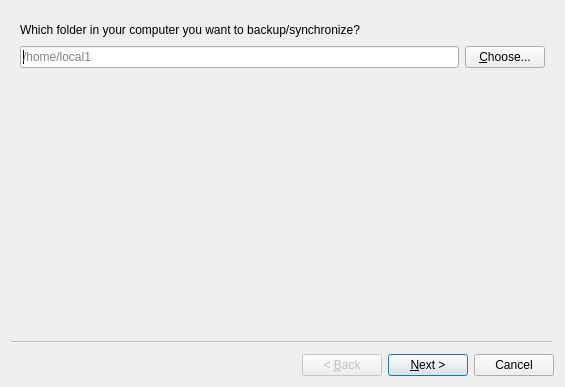
<?xml version="1.0" encoding="UTF-8"?>
<ui version="4.0">
 <class>FolderWizard</class>
 <widget class="QWizard" name="FolderWizard">
  <property name="geometry">
   <rect>
    <x>0</x>
    <y>0</y>
    <width>565</width>
    <height>387</height>
   </rect>
  </property>
  <property name="windowTitle">
   <string>Folder Setup</string>
  </property>
  <widget class="QWizardPage" name="localFolderPage">
   <layout class="QVBoxLayout" name="verticalLayout">
    <item>
     <layout class="QHBoxLayout" name="horizontalLayout">
      <item>
       <widget class="QLabel" name="label">
        <property name="text">
         <string>Which folder in your computer you want to backup/synchronize?</string>
        </property>
       </widget>
      </item>
      <item>
       <spacer name="horizontalSpacer">
        <property name="orientation">
         <enum>Qt::Horizontal</enum>
        </property>
        <property name="sizeHint" stdset="0">
         <size>
          <width>40</width>
          <height>20</height>
         </size>
        </property>
       </spacer>
      </item>
     </layout>
    </item>
    <item>
     <layout class="QHBoxLayout" name="horizontalLayout_2">
      <item>
       <widget class="QLineEdit" name="localFolderLineEdit">
        <property name="placeholderText">
         <string>/home/local1</string>
        </property>
       </widget>
      </item>
      <item>
       <widget class="QPushButton" name="localFolderChooseBtn">
        <property name="text">
         <string>&amp;Choose...</string>
        </property>
       </widget>
      </item>
     </layout>
    </item>
   </layout>
  </widget>
  <widget class="QWizardPage" name="remoteFolderPage">
   <layout class="QVBoxLayout" name="verticalLayout_2">
    <item>
     <layout class="QHBoxLayout" name="horizontalLayout_3">
      <item>
       <widget class="QLabel" name="label_2">
        <property name="text">
         <string>Sync with:</string>
        </property>
       </widget>
      </item>
      <item>
       <spacer name="horizontalSpacer_2">
        <property name="orientation">
         <enum>Qt::Horizontal</enum>
        </property>
        <property name="sizeHint" stdset="0">
         <size>
          <width>40</width>
          <height>20</height>
         </size>
        </property>
       </spacer>
      </item>
     </layout>
    </item>
    <item>
     <widget class="QRadioButton" name="localFolderRadioBtn">
      <property name="text">
       <string>Another local folder</string>
      </property>
     </widget>
    </item>
    <item>
     <layout class="QHBoxLayout" name="horizontalLayout_7">
      <item>
       <spacer name="horizontalSpacer_3">
        <property name="orientation">
         <enum>Qt::Horizontal</enum>
        </property>
        <property name="sizeType">
         <enum>QSizePolicy::Fixed</enum>
        </property>
        <property name="sizeHint" stdset="0">
         <size>
          <width>17</width>
          <height>20</height>
         </size>
        </property>
       </spacer>
      </item>
      <item>
       <widget class="QLineEdit" name="localFolder2LineEdit">
        <property name="placeholderText">
         <string>/home/local2</string>
        </property>
       </widget>
      </item>
      <item>
       <widget class="QPushButton" name="localFolder2ChooseBtn">
        <property name="text">
         <string>C&amp;hoose..</string>
        </property>
       </widget>
      </item>
     </layout>
    </item>
    <item>
     <widget class="QRadioButton" name="sshFolderRadioBtn">
      <property name="text">
       <string>Remote folder (SSH)</string>
      </property>
     </widget>
    </item>
    <item>
     <layout class="QHBoxLayout" name="horizontalLayout_6">
      <item>
       <spacer name="horizontalSpacer_5">
        <property name="orientation">
         <enum>Qt::Horizontal</enum>
        </property>
        <property name="sizeType">
         <enum>QSizePolicy::Fixed</enum>
        </property>
        <property name="sizeHint" stdset="0">
         <size>
          <width>17</width>
          <height>20</height>
         </size>
        </property>
       </spacer>
      </item>
      <item>
       <widget class="QLineEdit" name="sshFolderLineEdit">
        <property name="placeholderText">
         <string>ssh://john@host.com//myfolder</string>
        </property>
       </widget>
      </item>
      <item>
       <spacer name="horizontalSpacer_8">
        <property name="orientation">
         <enum>Qt::Horizontal</enum>
        </property>
        <property name="sizeHint" stdset="0">
         <size>
          <width>40</width>
          <height>20</height>
         </size>
        </property>
       </spacer>
      </item>
     </layout>
    </item>
    <item>
     <layout class="QHBoxLayout" name="horizontalLayout_5">
      <item>
       <spacer name="horizontalSpacer_6">
        <property name="orientation">
         <enum>Qt::Horizontal</enum>
        </property>
        <property name="sizeType">
         <enum>QSizePolicy::Fixed</enum>
        </property>
        <property name="sizeHint" stdset="0">
         <size>
          <width>17</width>
          <height>20</height>
         </size>
        </property>
       </spacer>
      </item>
      <item>
       <widget class="QCheckBox" name="checkBox">
        <property name="text">
         <string>Sync only when the computer is connected to the network</string>
        </property>
       </widget>
      </item>
      <item>
       <spacer name="horizontalSpacer_9">
        <property name="orientation">
         <enum>Qt::Horizontal</enum>
        </property>
        <property name="sizeHint" stdset="0">
         <size>
          <width>40</width>
          <height>20</height>
         </size>
        </property>
       </spacer>
      </item>
     </layout>
    </item>
    <item>
     <layout class="QHBoxLayout" name="horizontalLayout_4">
      <item>
       <spacer name="horizontalSpacer_7">
        <property name="orientation">
         <enum>Qt::Horizontal</enum>
        </property>
        <property name="sizeType">
         <enum>QSizePolicy::Fixed</enum>
        </property>
        <property name="sizeHint" stdset="0">
         <size>
          <width>38</width>
          <height>20</height>
         </size>
        </property>
       </spacer>
      </item>
      <item>
       <widget class="QCheckBox" name="checkBox_2">
        <property name="text">
         <string>Only when connected to this local network</string>
        </property>
       </widget>
      </item>
      <item>
       <spacer name="horizontalSpacer_10">
        <property name="orientation">
         <enum>Qt::Horizontal</enum>
        </property>
        <property name="sizeHint" stdset="0">
         <size>
          <width>40</width>
          <height>20</height>
         </size>
        </property>
       </spacer>
      </item>
     </layout>
    </item>
   </layout>
  </widget>
 </widget>
 <resources/>
 <connections/>
</ui>
